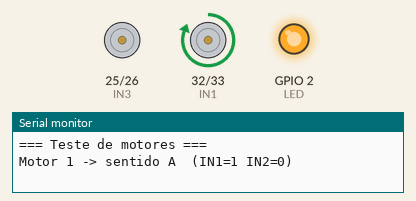
Simulated run of this sketch. Board: ESP32. On the bench: motor-driver pin pairs drawn as motors (green arrow = first pin HIGH = forward, orange = second pin HIGH = backward, longer = more drive), output pins drawn as LEDs (lit = HIGH), the last lines printed to the serial monitor.

Above: at 2.0 s.
At 5.0 s:
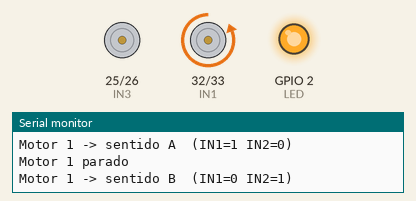
At 8.0 s:
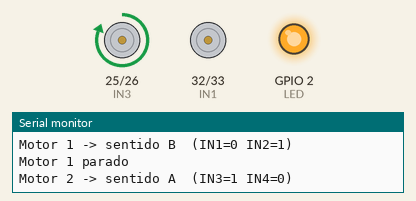
At 11.0 s:
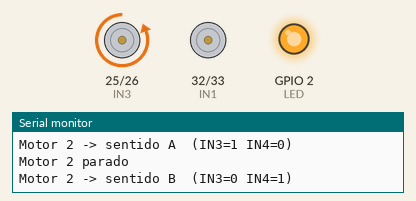
At 15.5 s:
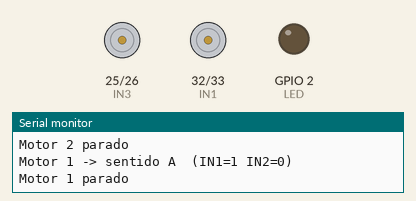
Timing chart, 0 to 16.6 s (numbered marks = the images above):
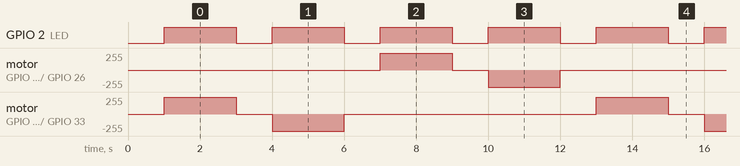

The sketch:

teste_motores.ino
```cpp
// ============================================================
//  TESTE DE MOTORES (sem Wi-Fi e sem app)
//
//  Serve para saber se o problema está na MONTAGEM ou no APP.
//  Gira os motores sozinho, em sequência, para sempre:
//
//    Motor 1 (OUT1/OUT2) para um lado  ... 2 s
//    parado                            ... 1 s
//    Motor 1 para o outro lado         ... 2 s
//    parado                            ... 1 s
//    Motor 2 (OUT3/OUT4) para um lado  ... 2 s
//    parado                            ... 1 s
//    Motor 2 para o outro lado         ... 2 s
//    parado                            ... 1 s
//
//  O LED azul da placa (GPIO 2) acende enquanto algum motor gira.
//
//  Ligação: a mesma do teste rápido
//    D32 -> IN1   D33 -> IN2   D25 -> IN3   D26 -> IN4
//    GND do ESP32 -> GND da ponte H (junto com o − da fonte)
//
//  Resultado:
//    - Motores giram  -> montagem OK. O problema é no app/código principal.
//    - LED pisca mas motores não giram -> problema na ligação ou na fonte.
//    - LED não pisca -> o ESP32 não está ligado ou o código não foi gravado.
// ============================================================

const int IN1 = 32;
const int IN2 = 33;
const int IN3 = 25;
const int IN4 = 26;
const int LED = 2;

void motor(int a, int b, int sentido, const char* texto) {
  digitalWrite(a, sentido > 0 ? HIGH : LOW);
  digitalWrite(b, sentido < 0 ? HIGH : LOW);
  digitalWrite(LED, sentido != 0 ? HIGH : LOW);
  Serial.println(texto);
}

void setup() {
  Serial.begin(115200);
  pinMode(IN1, OUTPUT); pinMode(IN2, OUTPUT);
  pinMode(IN3, OUTPUT); pinMode(IN4, OUTPUT);
  pinMode(LED, OUTPUT);
  motor(IN1, IN2, 0, "");
  motor(IN3, IN4, 0, "");
  Serial.println("\n=== Teste de motores ===");
  delay(1000);
}

void loop() {
  motor(IN1, IN2,  1, "Motor 1 -> sentido A  (IN1=1 IN2=0)"); delay(2000);
  motor(IN1, IN2,  0, "Motor 1 parado");                     delay(1000);
  motor(IN1, IN2, -1, "Motor 1 -> sentido B  (IN1=0 IN2=1)"); delay(2000);
  motor(IN1, IN2,  0, "Motor 1 parado");                     delay(1000);
  motor(IN3, IN4,  1, "Motor 2 -> sentido A  (IN3=1 IN4=0)"); delay(2000);
  motor(IN3, IN4,  0, "Motor 2 parado");                     delay(1000);
  motor(IN3, IN4, -1, "Motor 2 -> sentido B  (IN3=0 IN4=1)"); delay(2000);
  motor(IN3, IN4,  0, "Motor 2 parado");                     delay(1000);
}
```

Measured:
- by itself, GPIO 2 (LED): alternates HIGH for 2.0 s and LOW for 1.0 s
- by itself, motor on GPIO 25 (IN3) / GPIO 26 (IN4), motor on GPIO 32 (IN1) / GPIO 33 (IN2): repeats every 12.0 s: stopped 1.0 s, backward 255/255 2.0 s, stopped 7.0 s, forward 255/255 2.0 s
